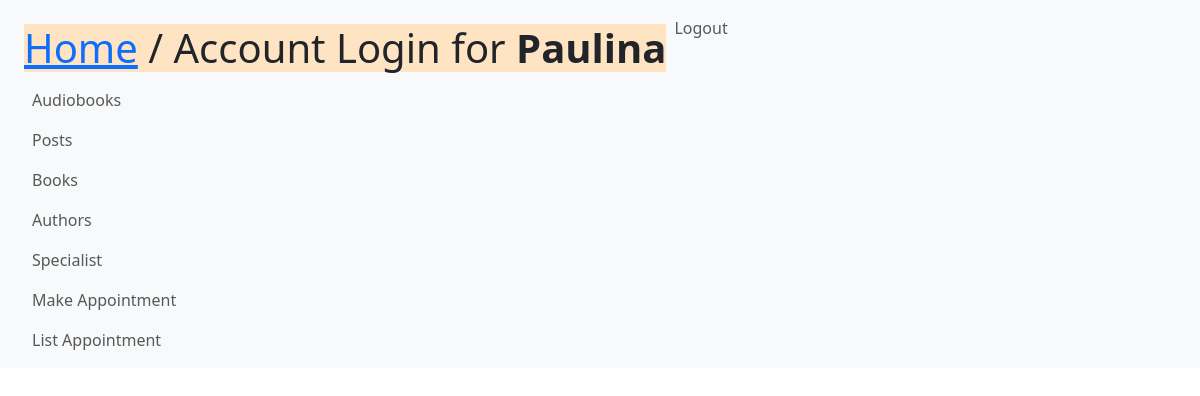
Page /releases/ (signed in) on the earlier database version.
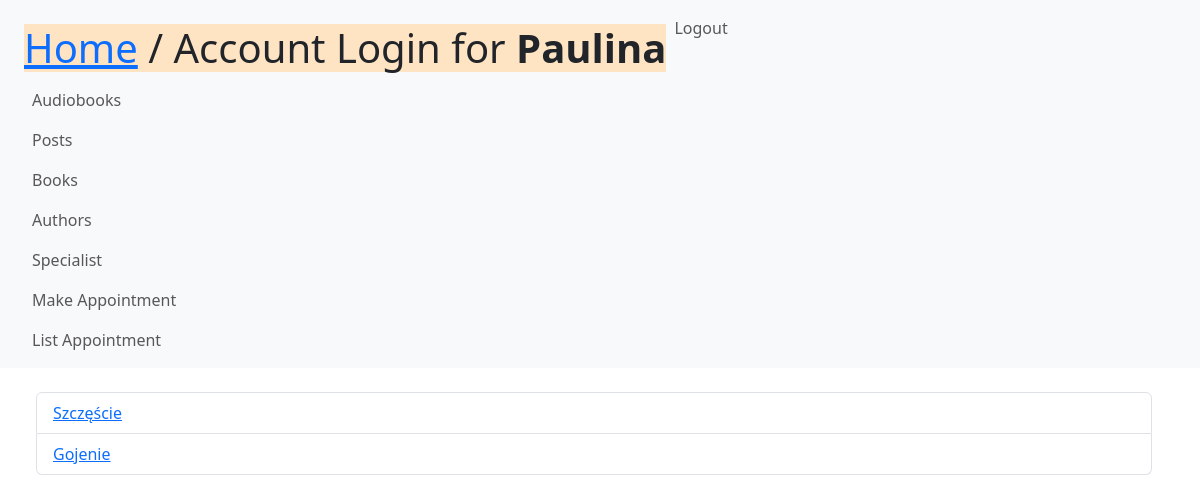
Same page on the later database version.
### media/models.py (models this page shows, shortened)
class Release(models.Model):
    title = models.TextField(max_length=200)
    text = models.TextField(max_length=2000)
    category_release = models.ForeignKey(Category, on_delete=models.CASCADE)
    author_specialist = models.ForeignKey(User, on_delete=models.CASCADE, null=True)
    relimg = models.ImageField(upload_to='profile_images', default='test.png')
    date = models.DateTimeField(auto_now_add=True)

### media/views.py (the view)
# urls.py: path('releases/', ReleasesView.as_view(), name='view_release'),
class ReleasesView(View):
    def get(self, request):
        nowe_posty = Release.objects.all()
        return render(request, 'listy2release.html', {'release': nowe_posty})

### people/models.py (called while the page is built)
    def is_specialist(self):
        return self.groups.filter(name='Specialist').exists()

    def is_company(self):
        return self.groups.filter(name='Company').exists()

### media/templates/listy2release.html
{% extends 'base.html' %}
{% block content %}
    <ul class="list-group">
        {% for release in release.all %}
        <div class="list-group-item"><a href="/releases/{{ release.id }}">
            {{release.title}}
        </a></div>
        {% endfor %}
    </ul>
{% endblock %}

Differences in the rows shown:
added Release: title "Szczęście"
added Release: title "Gojenie"
